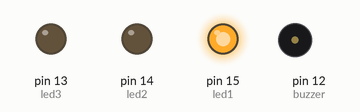
This program was run on a simulated MicroPython board. On the bench: output pins drawn as LEDs (lit = HIGH), buzzer (waves = sounding, pin HIGH).

Above: at 2.0 s.
At 5.0 s:
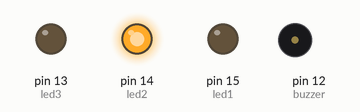
At 8.5 s:
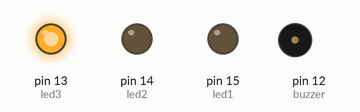
Timing chart, 0 to 14.3 s (numbered marks = the images above):
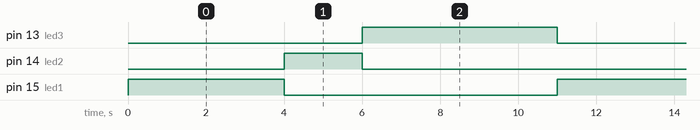

Measured:
- by itself, pin 13 (led3): alternates HIGH for 5.0 s and LOW for 6.0 s
- by itself, pin 14 (led2): alternates HIGH for 2.0 s and LOW for 9.0 s
- by itself, pin 15 (led1): alternates HIGH for 4.0 s and LOW for 7.0 s

The program:

TrafficLightWithBuzzerAndButton.py
```python
from machine import Pin
import utime
import _thread

led1 = Pin(15, Pin.OUT)
led2 = Pin(14, Pin.OUT)
led3 = Pin(13, Pin.OUT)
button = Pin(16, Pin.IN, Pin.PULL_DOWN)
buzzer = Pin(12, Pin.OUT)

def traffic_lights():
    global pedestrian_allowed

while True:

    led1.value(4)
    led2.value(0)
    led3.value(0)
    utime.sleep(4)


    led1.value(0)
    led2.value(2)
    led3.value(0)
    utime.sleep(2)


    led1.value(0)
    led2.value(0)
    led3.value(5)
    utime.sleep(5)

def pedestrian_buzzer():
    while True:
        if pedestrian_allowed and button.value() == 1:
            buzzer.value(1)
        else:
            buzzer.value(0)
        utime.sleep(0.1)

_thread.start_new_thread(traffic_lights, ())

pedestrian_buzzer()

    
```
